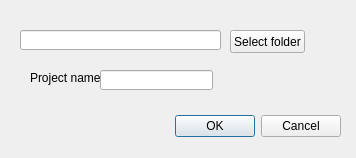
<?xml version="1.0" encoding="UTF-8"?>
<ui version="4.0">
 <class>Dialog</class>
 <widget class="QDialog" name="Dialog">
  <property name="geometry">
   <rect>
    <x>0</x>
    <y>0</y>
    <width>356</width>
    <height>158</height>
   </rect>
  </property>
  <property name="windowTitle">
   <string>Dialog</string>
  </property>
  <widget class="QDialogButtonBox" name="buttonBox">
   <property name="enabled">
    <bool>true</bool>
   </property>
   <property name="geometry">
    <rect>
     <x>0</x>
     <y>110</y>
     <width>341</width>
     <height>32</height>
    </rect>
   </property>
   <property name="orientation">
    <enum>Qt::Horizontal</enum>
   </property>
   <property name="standardButtons">
    <set>QDialogButtonBox::Cancel|QDialogButtonBox::Ok</set>
   </property>
  </widget>
  <widget class="QLineEdit" name="linePath">
   <property name="geometry">
    <rect>
     <x>20</x>
     <y>30</y>
     <width>201</width>
     <height>20</height>
    </rect>
   </property>
   <property name="readOnly">
    <bool>true</bool>
   </property>
  </widget>
  <widget class="QPushButton" name="buttonSelectFolder">
   <property name="geometry">
    <rect>
     <x>230</x>
     <y>30</y>
     <width>75</width>
     <height>23</height>
    </rect>
   </property>
   <property name="text">
    <string>Select folder</string>
   </property>
  </widget>
  <widget class="QLineEdit" name="lineName">
   <property name="geometry">
    <rect>
     <x>100</x>
     <y>70</y>
     <width>113</width>
     <height>20</height>
    </rect>
   </property>
  </widget>
  <widget class="QLabel" name="label">
   <property name="geometry">
    <rect>
     <x>30</x>
     <y>70</y>
     <width>71</width>
     <height>16</height>
    </rect>
   </property>
   <property name="text">
    <string>Project name:</string>
   </property>
  </widget>
 </widget>
 <resources/>
 <connections>
  <connection>
   <sender>buttonBox</sender>
   <signal>accepted()</signal>
   <receiver>Dialog</receiver>
   <slot>accept()</slot>
   <hints>
    <hint type="sourcelabel">
     <x>248</x>
     <y>254</y>
    </hint>
    <hint type="destinationlabel">
     <x>157</x>
     <y>274</y>
    </hint>
   </hints>
  </connection>
  <connection>
   <sender>buttonBox</sender>
   <signal>rejected()</signal>
   <receiver>Dialog</receiver>
   <slot>reject()</slot>
   <hints>
    <hint type="sourcelabel">
     <x>316</x>
     <y>260</y>
    </hint>
    <hint type="destinationlabel">
     <x>286</x>
     <y>274</y>
    </hint>
   </hints>
  </connection>
 </connections>
</ui>
